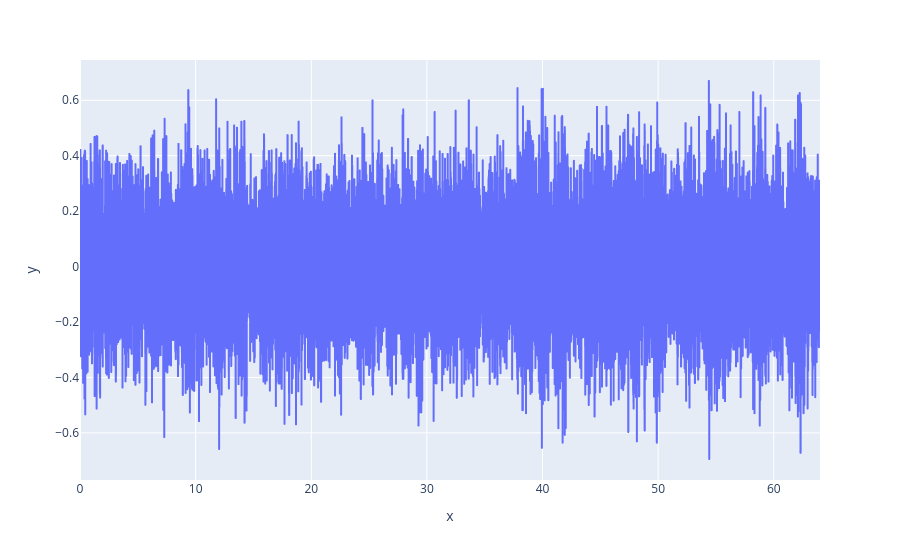

Write notebook code for a chart like this one.
### Code cell
px.line(x=np.arange(len(x)) * dt, y=x)

### Figure 1 — Plotly figure (JSON) as saved in the notebook; plotly's stock layout.template omitted (floating-point values rounded to 4 significant figures; data arrays with more than 128 entries replaced by an {"elided": "..."} marker saying what was removed)
{"data": [{"hovertemplate": "x=%{x}<br>y=%{y}<extra></extra>", "legendgroup": "", "line": {"color": "#636efa", "dash": "solid"}, "marker": {"symbol": "circle"}, "mode": "lines", "name": "", "showlegend": false, "type": "scattergl", "x": {"elided": "16384 float values"}, "xaxis": "x", "y": {"elided": "16384 float values"}, "yaxis": "y"}], "layout": {"legend": {"tracegroupgap": 0}, "margin": {"t": 60}, "xaxis": {"anchor": "y", "domain": [0, 1], "title": {"text": "x"}}, "yaxis": {"anchor": "x", "domain": [0, 1], "title": {"text": "y"}}}}
